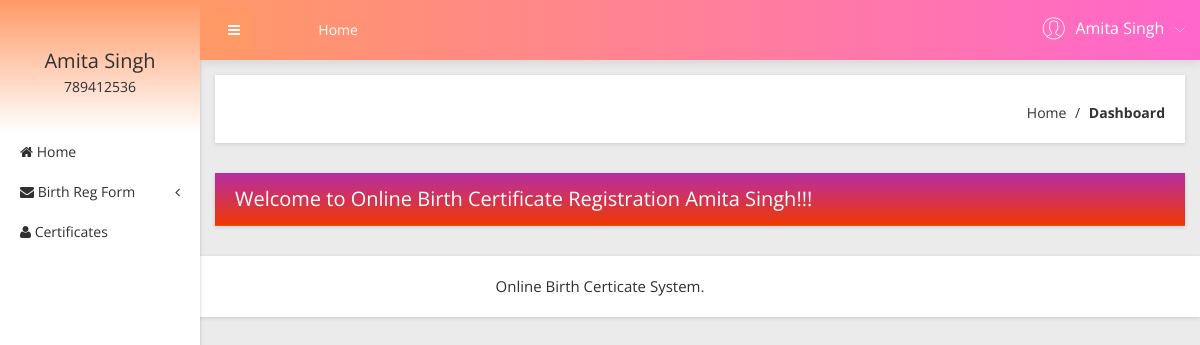
/obcs/user/dashboard.php (signed in), run on the app's committed database.
### tables this page shows
CREATE TABLE `tbluser` (
  `ID` int(10) NOT NULL,
  `FirstName` varchar(200) DEFAULT NULL,
  `LastName` varchar(200) DEFAULT NULL,
  `MobileNumber` bigint(10) DEFAULT NULL,
  `Address` mediumtext DEFAULT NULL,
  `Password` varchar(200) NOT NULL,
  `RegDate` timestamp NULL DEFAULT current_timestamp()
);

### obcs/user/dashboard.php (the view, shortened to what this page needs)
<?php
include('includes/dbconnection.php');
if (strlen($_SESSION['obcsuid']==0)) {
  header('location:logout.php');
  } else{
  ?>
<!doctype html>
<html class="no-js" lang="en">
<head>
    <link rel="stylesheet" href="css/bootstrap.min.css">
    <link rel="stylesheet" href="css/font-awesome.min.css">
    <link rel="stylesheet" href="css/adminpro-custon-icon.css">
    <link rel="stylesheet" href="css/meanmenu.min.css">
    <link rel="stylesheet" href="css/jquery.mCustomScrollbar.min.css">
    <link rel="stylesheet" href="css/animate.css">
    <link rel="stylesheet" href="css/jvectormap/jquery-jvectormap-2.0.3.css">
    <link rel="stylesheet" href="css/data-table/bootstrap-table.css">
    <link rel="stylesheet" href="css/data-table/bootstrap-editable.css">
    <link rel="stylesheet" href="css/normalize.css">
    <link rel="stylesheet" href="css/c3.min.css">
    <link rel="stylesheet" href="style.css">
    <link rel="stylesheet" href="css/responsive.css">
</head>
<body class="materialdesign">
    <div class="wrapper-pro">
      <?php include_once('includes/sidebar.php');?>
       <?php include_once('includes/header.php');?>
            <div class="breadcome-area mg-b-30 small-dn">
                <div class="container-fluid">
                    <div class="row">
                        <div class="col-lg-12">
                            <div class="breadcome-list map-mg-t-40-gl shadow-reset">
                                <div class="row">
                                    <div class="col-lg-12">
                                        <ul class="breadcome-menu">
                                            <li><a href="dashboard.php">Home</a> <span class="bread-slash">/</span>
                                            </li>
                                            <li><span class="bread-blod">Dashboard</span>
                                            </li>
                                        </ul>
                                    </div>
                                </div>
                            </div>
                        </div>
                    </div>
                </div>
            </div>
            <div class="income-order-visit-user-area">
                <div class="container-fluid">
                    <div class="row">
                        <div class="col-lg-12">
                            <div class="income-dashone-total income-monthly shadow-reset nt-mg-b-30">
                                <div class="income-title">
                                    <div class="main-income-head">
                                       <?php
$uid=$_SESSION['obcsuid'];
$sql="SELECT FirstName,LastName,MobileNumber from  tbluser where ID=:uid";
$query = $dbh -> prepare($sql);
$query->bindParam(':uid',$uid,PDO::PARAM_STR);
$query->execute();
$results=$query->fetchAll(PDO::FETCH_OBJ);
$cnt=1;
if($query->rowCount() > 0)
{
foreach($results as $row)
{               ?>
                                        <div class="main-income-phara">
                                           <h2>Welcome to Online Birth Certificate Registration <?php  echo $row->FirstName;?>  <?php  echo $row->LastName;?>!!!</h2>
                                        </div>
                                        <?php $cnt=$cnt+1;}} ?>
                                    </div>
                                </div>
                            </div>
                        </div>
                    </div>
                </div>
            </div>
        </div>
    </div>
    <?php include_once('includes/footer.php');?>
</body>
</html><?php }  ?>

### obcs/user/includes/sidebar.php (shortened to what this page needs)
        <?php
include('includes/dbconnection.php');
if (strlen($_SESSION['obcsuid']==0)) {
  header('location:logout.php');
  } else{
  ?>
  <div class="left-sidebar-pro">
            <nav id="sidebar">
                <div class="sidebar-header">
                     <?php
$uid=$_SESSION['obcsuid'];
$sql="SELECT FirstName,LastName,MobileNumber from  tbluser where ID=:uid";
$query = $dbh -> prepare($sql);
$query->bindParam(':uid',$uid,PDO::PARAM_STR);
$query->execute();
$results=$query->fetchAll(PDO::FETCH_OBJ);
$cnt=1;
if($query->rowCount() > 0)
{
foreach($results as $row)
{               ?>
                    <h3><?php  echo $row->FirstName;?>  <?php  echo $row->LastName;?></h3>
                    <p><?php  echo $row->MobileNumber;?></p><?php $cnt=$cnt+1;}} ?>
                </div>
                <div class="left-custom-menu-adp-wrap">
                    <ul class="nav navbar-nav left-sidebar-menu-pro">
                        <li class="nav-item">
                            <a href="dashboard.php" role="button" aria-expanded="false"><i class="fa big-icon fa-home"></i> <span class="mini-dn">Home</span> </a>
                        </li>
                        <li class="nav-item"><a href="#" data-toggle="dropdown" role="button" aria-expanded="false" class="nav-link dropdown-toggle"><i class="fa big-icon fa-envelope"></i> <span class="mini-dn">Birth Reg Form</span> <span class="indicator-right-menu mini-dn"><i class="fa indicator-mn fa-angle-left"></i></span></a>
                        </li>
                       <li class="nav-item">
                            <a href="certificates-list.php" role="button" aria-expanded="false"><i class="fa big-icon fa-user"></i> <span class="mini-dn">Certificates</span> </a>
                        </li>
                    </ul>
                </div>
            </nav>
        </div><?php }  ?>

### obcs/user/includes/header.php (shortened to what this page needs)
       <?php
include('includes/dbconnection.php');
if (strlen($_SESSION['obcsuid']==0)) {
  header('location:logout.php');
  } else{
  ?>
 <div class="content-inner-all">
            <div class="header-top-area">
                <div class="fixed-header-top">
                    <div class="container-fluid">
                        <div class="row">
                            <div class="col-lg-1 col-md-6 col-sm-6 col-xs-12">
                                <button type="button" id="sidebarCollapse" class="btn bar-button-pro header-drl-controller-btn btn-info navbar-btn">
                                    <i class="fa fa-bars"></i>
                                </button>
                            </div>
                            <div class="col-lg-6 col-md-1 col-sm-1 col-xs-12">
                                <div class="header-top-menu tabl-d-n">
                                    <ul class="nav navbar-nav mai-top-nav">
                                        <li class="nav-item"><a href="dashboard.php" class="nav-link">Home</a>
                                        </li>
                                    </ul>
                                </div>
                            </div>
                            <div class="col-lg-5 col-md-5 col-sm-6 col-xs-12">
                                <div class="header-right-info">
                                    <ul class="nav navbar-nav mai-top-nav header-right-menu">
                                <?php
$uid=$_SESSION['obcsuid'];
$sql="SELECT FirstName,LastName,MobileNumber from  tbluser where ID=:uid";
$query = $dbh -> prepare($sql);
$query->bindParam(':uid',$uid,PDO::PARAM_STR);
$query->execute();
$results=$query->fetchAll(PDO::FETCH_OBJ);
$cnt=1;
if($query->rowCount() > 0)
{
foreach($results as $row)
{               ?>
                                        <li class="nav-item">
                                            <a href="#" data-toggle="dropdown" role="button" aria-expanded="false" class="nav-link dropdown-toggle">
                                                <span class="adminpro-icon adminpro-user-rounded header-riht-inf"></span>
                                                <span class="admin-name"><?php  echo $row->FirstName;?>  <?php  echo $row->LastName;?> </span>
                                                <span class="author-project-icon adminpro-icon adminpro-down-arrow"></span><?php $cnt=$cnt+1;}} ?>
                                            </a>
                                        </li>
                                    </ul>
                                </div>
                            </div>
                        </div>
                    </div>
                </div>
            </div><?php }  ?>

### data on the page
tbluser: FirstName "Amita", LastName "Singh", MobileNumber "789412536"
